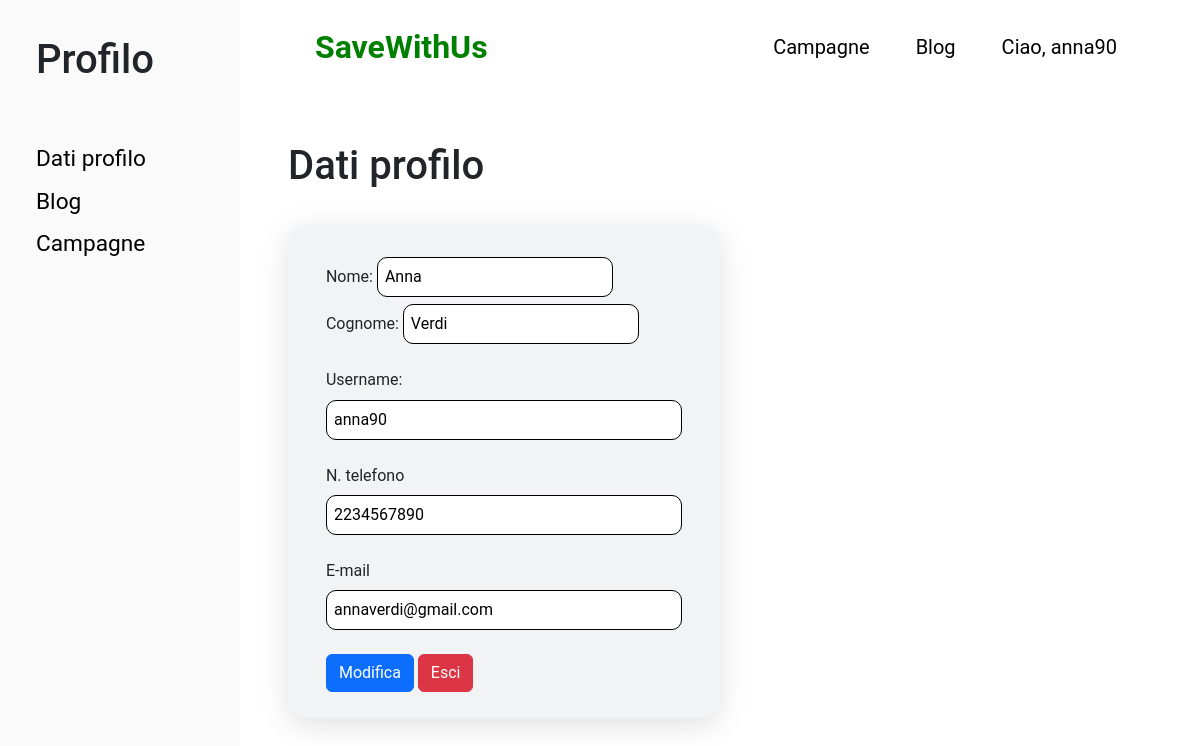
/user.php (signed in), run on the app's committed database.
### tables this page shows
CREATE TABLE `utenti` (
  `id_user` int(11) NOT NULL,
  `nome` varchar(20) NOT NULL,
  `cognome` varchar(20) NOT NULL,
  `email` varchar(40) NOT NULL,
  `num_tel` char(13) NOT NULL,
  `username` varchar(10) NOT NULL,
  `password` char(60) NOT NULL,
  `created` datetime NOT NULL
);

### functions.php (the view, shortened to what this page needs)
<?php
function get_page_user($page)
{
    include ("./db.php");
    $sql = "SELECT * FROM utenti WHERE utenti.id_user=" . $_SESSION['iduser'];
    $ris = $conn->query($sql);
    $data = [];
    if ($ris->num_rows == 1) {
        $data = $ris->fetch_assoc();
    }
    switch ($page) {
        case 'dati_profilo';
            ?>
            <div class="cont-div">
                <h1>Dati profilo</h1>
                <div class="data_profile">
                    <div class="div-form-data">
                        <form action="<?php echo htmlspecialchars($_SERVER['PHP_SELF']) ?>" method="post">
                            <div class="container">
                                <div class="row">
                                    <div class="col">
                                        <label>Nome:</label>
                                        <input type="text" name="nome" value="<?= $data['nome'] ?>" class="input">
                                    </div>
                                    <div class="col">
                                        <label>Cognome:</label>
                                        <input type="text" name="cognome" value="<?= $data['cognome'] ?>" class="input">
                                    </div>
                                </div>
                                <br>
                                <label>Username:</label><br>
                                <input type="text" name="username" value="<?= $data['username'] ?>" style="width: 100%;"
                                    class="input">
                                <br><br>
                                <label>N. telefono</label><br>
                                <input type="text" name="tel" value="<?= $data['num_tel'] ?>" style="width: 100%;" class="input">
                                <br><br>
                                <label>E-mail</label><br>
                                <input type="email" name="email" value="<?= $data['email'] ?>" style="width: 100%;"
                                    class="input"><br><br>
                                <input class="btn btn-primary" type="submit" value="Modifica" name="agg-dati" class="input">
                                <button type="button" class="btn btn-danger" class="input"
                                    onclick="window.location.href='loggout.php'">Esci</button>
                            </div>
                        </form>
                    </div>
                </div>
            </div>
            <?php
            break;
            ?>
            <?php
    }
    ?>
    <?php
}
?>

### style/style.css (style rules this page uses)
* { margin: 0; font-family: "Roboto", sans-serif; }

### style/user.css (style rules this page uses)
body, html { height: 100%; }
.left-part .cont-div { margin: 5%; height: 100%; }
.data_profile { display: flex; }
.data_profile .div-form-data { width: 50%; padding: 3%; background-color: #f2f3f5; border-radius: 20px; box-shadow: rgba(100, 100, 111, 0.2) 0px 7px 29px 0px; margin-top: 3%; margin-right: 5%; }
.data_profile .div-form-data .input { padding: 2%; border-radius: 10px; margin-top: 2%; border: 1px solid black; }

### data on the page
utenti: nome "Anna", cognome "Verdi", username "anna90", tel "2234567890", email "annaverdi@gmail.com"

### other printed values
$_SESSION['username'] "anna90"
